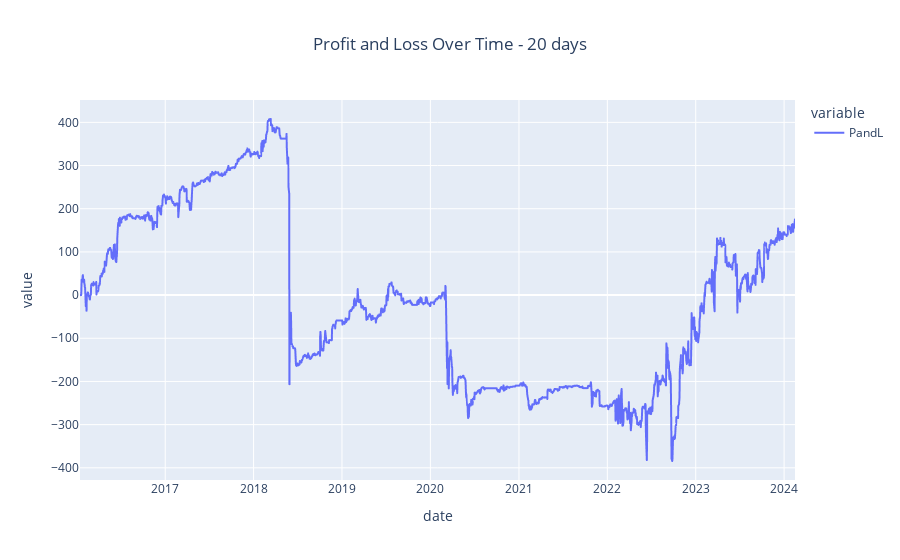
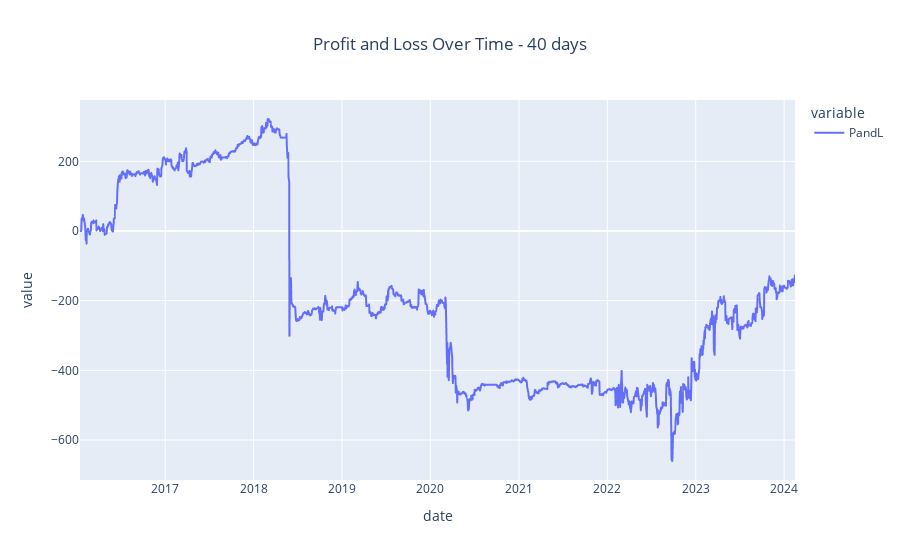
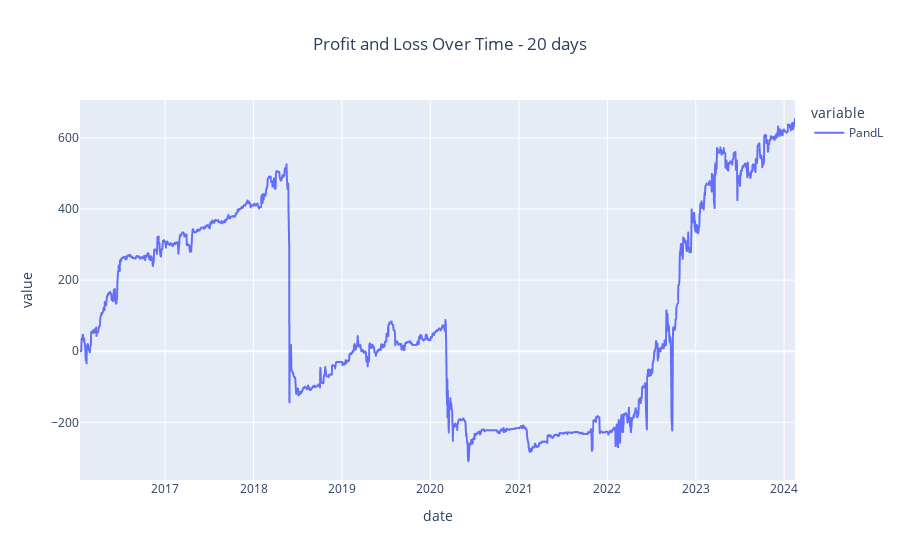
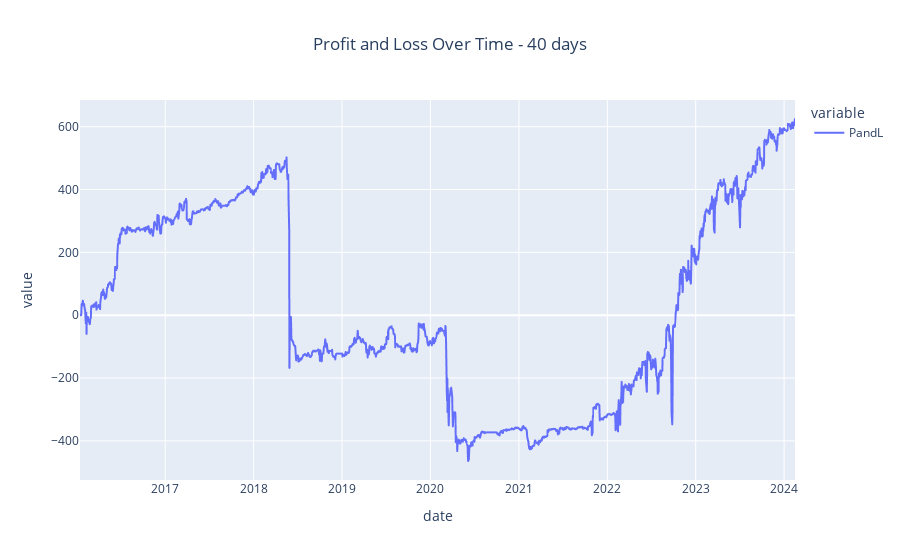

Notebook code cell kept with these figures, in order:
### Code cell
for stop in stop_loss:
    for time_to_keep_if_not_cross in time_to_keep_the_asset_if_not_cross:

        cross_strategy = StrategyCrossYield(data_spread_yield,time_to_keep_if_not_cross, stop)
        liste_trades = cross_strategy.execution_of_strategy()
        
        title = f"Profit and Loss Over Time - {time_to_keep_if_not_cross} days"
        backtest_cross_strategy = Backtest(liste_trades, data_manager.data)
        backtest_cross_strategy.gather_all_trades()
        backtest_cross_strategy.plot_p_and_l(title)

### Figure 1 — Plotly figure (JSON) as saved in the notebook; plotly's stock layout.template omitted (floating-point values rounded to 4 significant figures; data arrays with more than 128 entries replaced by an {"elided": "..."} marker saying what was removed)
{"data": [{"hovertemplate": "variable=PandL<br>date=%{x}<br>value=%{y}<extra></extra>", "legendgroup": "PandL", "line": {"color": "#636efa", "dash": "solid"}, "marker": {"symbol": "circle"}, "mode": "lines", "name": "PandL", "showlegend": true, "type": "scattergl", "x": {"elided": "2110 str values"}, "xaxis": "x", "y": {"elided": "2110 float values"}, "yaxis": "y"}], "layout": {"legend": {"title": {"text": "variable"}, "tracegroupgap": 0}, "title": {"text": "Profit and Loss Over Time - 20 days", "x": 0.5}, "xaxis": {"anchor": "y", "domain": [0, 1], "title": {"text": "date"}}, "yaxis": {"anchor": "x", "domain": [0, 1], "title": {"text": "value"}}}}

### Figure 2 — Plotly figure (JSON) as saved in the notebook; plotly's stock layout.template omitted (floating-point values rounded to 4 significant figures; data arrays with more than 128 entries replaced by an {"elided": "..."} marker saying what was removed)
{"data": [{"hovertemplate": "variable=PandL<br>date=%{x}<br>value=%{y}<extra></extra>", "legendgroup": "PandL", "line": {"color": "#636efa", "dash": "solid"}, "marker": {"symbol": "circle"}, "mode": "lines", "name": "PandL", "showlegend": true, "type": "scattergl", "x": {"elided": "2110 str values"}, "xaxis": "x", "y": {"elided": "2110 float values"}, "yaxis": "y"}], "layout": {"legend": {"title": {"text": "variable"}, "tracegroupgap": 0}, "title": {"text": "Profit and Loss Over Time - 40 days", "x": 0.5}, "xaxis": {"anchor": "y", "domain": [0, 1], "title": {"text": "date"}}, "yaxis": {"anchor": "x", "domain": [0, 1], "title": {"text": "value"}}}}

### Figure 3 — Plotly figure (JSON) as saved in the notebook; plotly's stock layout.template omitted (floating-point values rounded to 4 significant figures; data arrays with more than 128 entries replaced by an {"elided": "..."} marker saying what was removed)
{"data": [{"hovertemplate": "variable=PandL<br>date=%{x}<br>value=%{y}<extra></extra>", "legendgroup": "PandL", "line": {"color": "#636efa", "dash": "solid"}, "marker": {"symbol": "circle"}, "mode": "lines", "name": "PandL", "showlegend": true, "type": "scattergl", "x": {"elided": "2110 str values"}, "xaxis": "x", "y": {"elided": "2110 float values"}, "yaxis": "y"}], "layout": {"legend": {"title": {"text": "variable"}, "tracegroupgap": 0}, "title": {"text": "Profit and Loss Over Time - 20 days", "x": 0.5}, "xaxis": {"anchor": "y", "domain": [0, 1], "title": {"text": "date"}}, "yaxis": {"anchor": "x", "domain": [0, 1], "title": {"text": "value"}}}}

### Figure 4 — Plotly figure (JSON) as saved in the notebook; plotly's stock layout.template omitted (floating-point values rounded to 4 significant figures; data arrays with more than 128 entries replaced by an {"elided": "..."} marker saying what was removed)
{"data": [{"hovertemplate": "variable=PandL<br>date=%{x}<br>value=%{y}<extra></extra>", "legendgroup": "PandL", "line": {"color": "#636efa", "dash": "solid"}, "marker": {"symbol": "circle"}, "mode": "lines", "name": "PandL", "showlegend": true, "type": "scattergl", "x": {"elided": "2110 str values"}, "xaxis": "x", "y": {"elided": "2110 float values"}, "yaxis": "y"}], "layout": {"legend": {"title": {"text": "variable"}, "tracegroupgap": 0}, "title": {"text": "Profit and Loss Over Time - 40 days", "x": 0.5}, "xaxis": {"anchor": "y", "domain": [0, 1], "title": {"text": "date"}}, "yaxis": {"anchor": "x", "domain": [0, 1], "title": {"text": "value"}}}}
